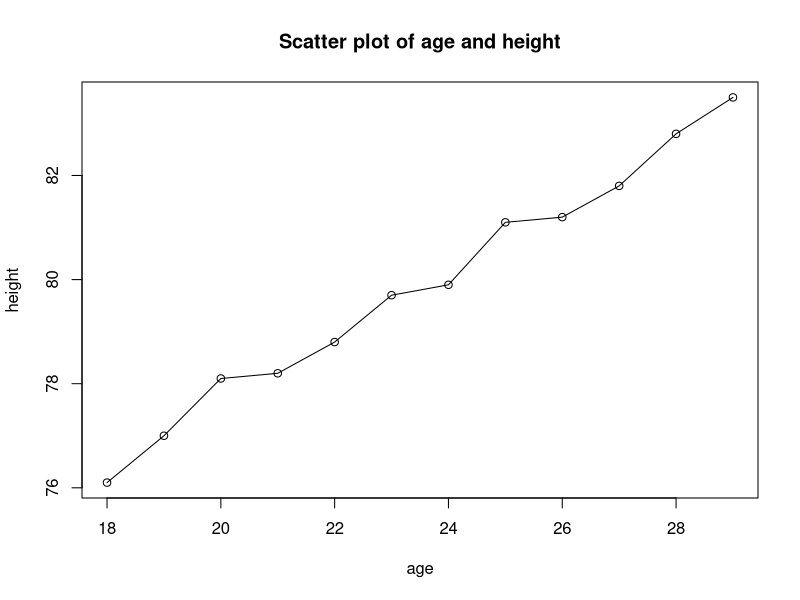
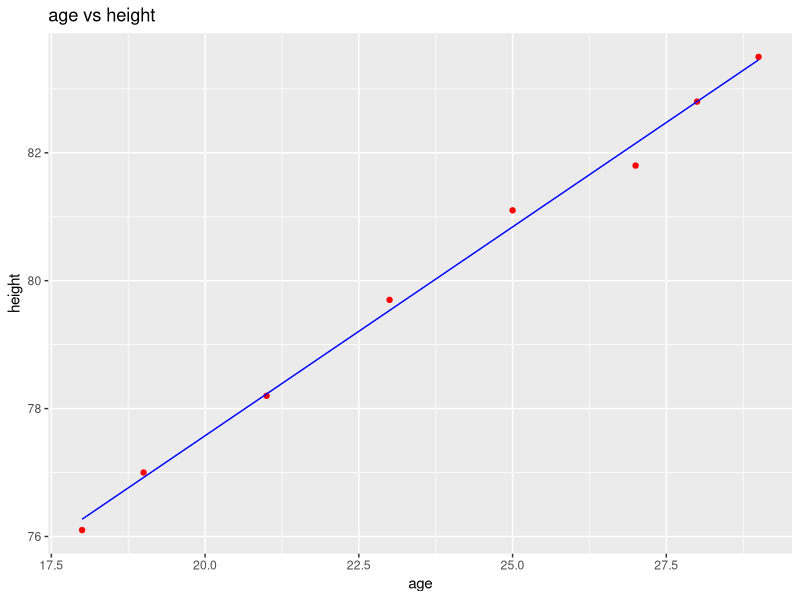
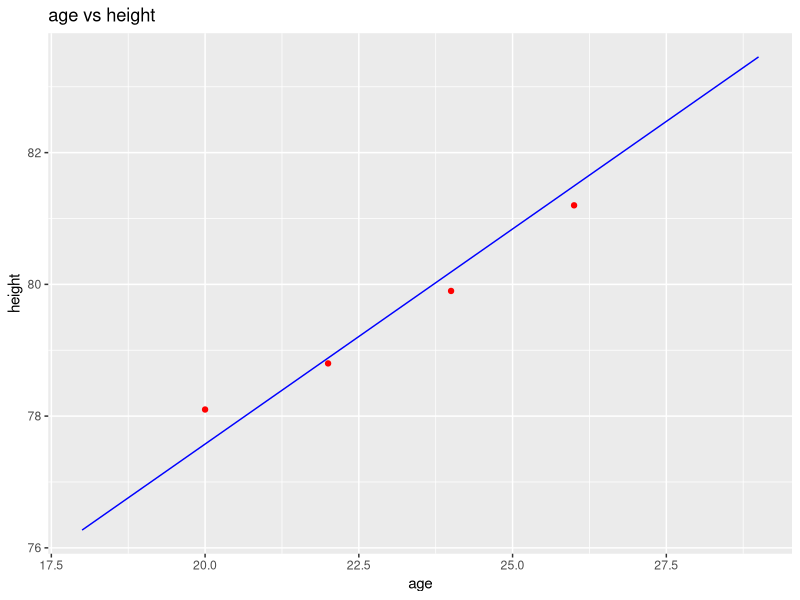

The R script that drew these images, in order:
library(readxl)
ah=read_excel("ageandheight.xls")
View(ah)
head(ah)

plot(ah$age,ah$height,
     xlab='age',
     ylab='height',
     main='Scatter plot of age and height',type='o')

library(caTools)

split=sample.split(ah$height,SplitRatio=0.7)
trainingset=subset(ah,split==TRUE)
testset=subset(ah,split==FALSE)
head(trainingset)
head(testset)

LM=lm(formula=height~age,data=trainingset)
coef(LM)
summary(LM)

yp=predict(LM,newdata=testset)
yp

library(ggplot2)

ggplot()+geom_point(aes(x=trainingset$age,y=trainingset$height),colour='red')+
    geom_line(aes(x=trainingset$age,y=predict(LM,newdata=trainingset)),colour='blue')+
    ggtitle('age vs height')+
    xlab("age")+
    ylab("height")

ggplot()+geom_point(aes(x=testset$age,y=testset$height),colour='red')+
    geom_line(aes(x=trainingset$age,y=predict(LM,newdata=trainingset)),colour='blue')+
    ggtitle("age vs height")+
    xlab('age')+
    ylab('height')
